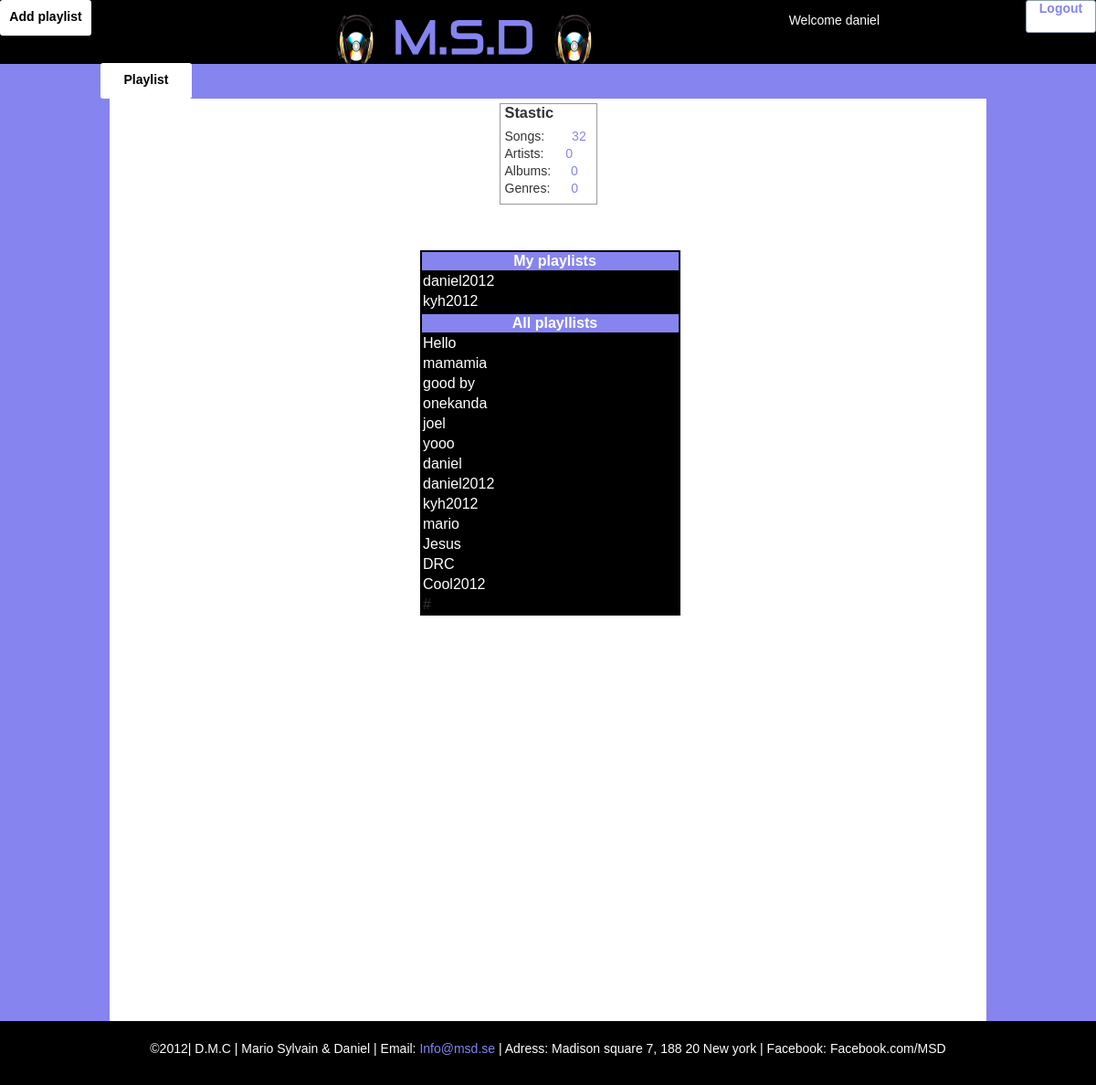
The app's page /playlists.php (signed in) with its own data.
### tables this page shows
CREATE TABLE IF NOT EXISTS `playlists` (
  `id` int(11) NOT NULL AUTO_INCREMENT,
  `name` varchar(50) NOT NULL,
  `users_id` int(11) NOT NULL,
  PRIMARY KEY (`id`)
);

### public/playlists.php (the view, shortened to what this page needs)
<?php
if(isset($_SESSION['user'])){
			$userid = $_SESSION['id'];
		    $mysqli = new mysqli('localhost', 'root', '', 'msd_project');
			$query = "SELECT playlists.name , users.user from playlists
						LEFT JOIN users ON users.id = playlists.users_id
						WHERE users_id = $userid";
			$stmt = $mysqli->prepare($query);
			$stmt->bind_result($name, $userid);
			$stmt->execute();
			$stmt->fetch();
			print "<p class='welcome'>Welcome ". $_SESSION['user']."</p> ";
}
?>
<?php include('includes/header.php');?>
	<body>
		<div id="top">
			<a href="logout.php" id="logout">Logout</a>
			<?php include('includes/logo.php');?>
			<div id="links">
			<?php include('links.php');?>
			</div>
			</div>
		<div id="wrapper">
			<div id="stastic">
				<?php include('includes/statistic.php');?>
			</div>
			<div id="add-playlist-containder">
						<table id="playlist-table">
						<tbody>
								<th  class="add-playlist-containder">My playlists</th>
								<tr>
							<?php while($stmt->fetch())
									{
									?>
								<td style="color:#fff;"> <?php echo $name.'<br />'; ?></td>
								</tr>
								<?php  } 	?>
								<th  class="add-playlist-containder">All playllists</th>
							<tr>
								  <?php
									  $mysqli = new mysqli('localhost', 'root', '', 'msd_project');
									   $queryall = "SELECT playlists.name , users.user from playlists
													LEFT JOIN users ON users.id = playlists.users_id
													WHERE users_id ";
										$stmt1 = $mysqli->prepare($queryall);
										$stmt1->bind_result($allname, $alluserid);
										$stmt1->execute();
										$stmt1->fetch();
									?>
									<?php while($stmt1->fetch())
									{
									?>
								<td style="color:#fff;"> <?php echo $allname.'<br />'; ?></td>
								</tr>
								<?php  } 	?>
									<tr>
								<td>#</td>
								</tr>
						</tbody>
					</table>
                </div>
		</div>
		<div id="footer">
			  <?php require('includes/footer.php')?>
		</div>
	</body>
</html>

### public/css/style.css (style rules this page uses)
body { font-family: trebuchet MS,verdana, Geneva, Arial, Helvetica, sans-serif; width: auto; height: auto; font-size: 14px; color: #333; margin: 0px; padding: 0px; background: #8684ee; }
a { color: #8684ee; text-decoration: none; }
#top { width: 100%; height: 70px; margin: 0 auto; padding: 0px; background: #000; background-position: center; display: block; color: #fff; }
.welcome { color: #fff; position: absolute; right: 237px; }
#logout { background: none repeat scroll 0 0 #FFFFFF; border: 1px solid #899CAA; border-radius: 3px 3px 3px 3px; cursor: pointer; display: inline-block; float: right; height: 26px; position: relative; text-align: center; width: 75px; z-index: 30; text-shadow: 1px 1px #FFFFFF; font-weight: bold; height: 34px; text-shadow: 1px 1px #FFFFFF; }
#links { width: 410px; height: auto; background: red; }
#wrapper { width: 950px; height: 1000px; margin: 0 auto; padding: 5px; background: #fff; overflow: hidden; }
#stastic { width: 100px; height: auto; border: 1px solid #999; margin: 0 auto; padding-left: 5px; position: relative; }
#add-playlist-containder { background: none repeat scroll 0 0 #000000; color: #FFFFFF; display: block; float: left; height: auto; margin: 50px 0 0 335px; overflow: hidden; padding: 0; width: 285px; }
.add-playlist-containder { width: 300px; height: 20px; background: #8684ee; padding: 0px 0px 0px 10px; margin-top: 0px; color: #fff; }
#footer { width: 100%; height: 70px; margin: 0 auto; padding: 0; display: block; background: #000; }

### records on screen
playlists: name "daniel2012"
playlists: name "kyh2012"
playlists: name "Hello"
playlists: name "mamamia"
playlists: name "good by"
playlists: name "onekanda"
playlists: name "joel"
playlists: name "yooo"
playlists: name "daniel"
playlists: name "mario"
playlists: name "Jesus"
playlists: name "DRC"
playlists: name "Cool2012"

### other values on screen
$_SESSION['user'] "daniel"
$numbersong "32"
